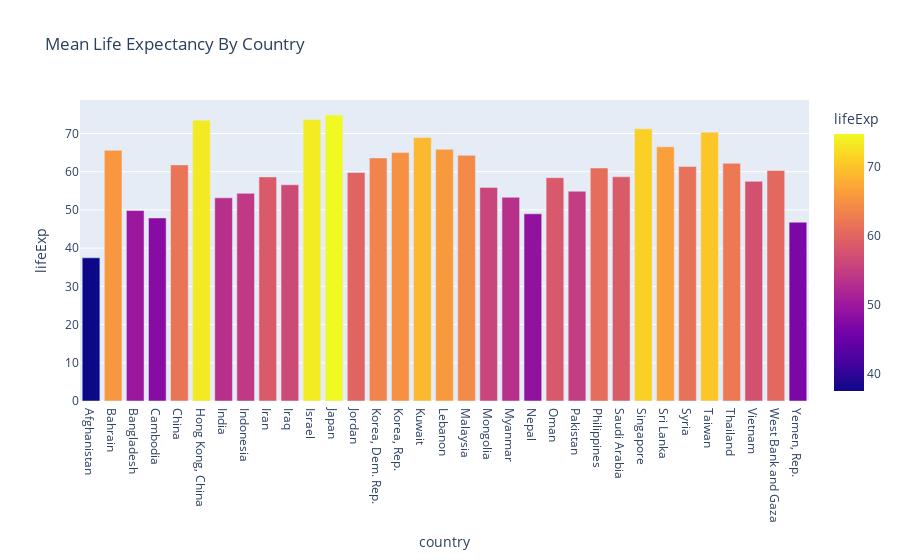

The notebook cell saved with this chart:
### Markdown cell above
### Asia

### Code cell
asia_life_expectancy = get_life_expectancy_mean_by_country(asia)
plot_and_show_life_expectancy_mean_by_country(asia_life_expectancy)

### Figure 1 — Plotly figure (JSON) as saved in the notebook; plotly's stock layout.template omitted (floating-point values rounded to 4 significant figures)
{"data": [{"alignmentgroup": "True", "hovertemplate": "country=%{x}<br>lifeExp=%{marker.color}<extra></extra>", "legendgroup": "", "marker": {"color": [37.48, 65.61, 49.83, 47.9, 61.79, 73.49, 53.17, 54.34, 58.64, 56.58, 73.65, 74.83, 59.79, 63.61, 65.0, 68.92, 65.87, 64.28, 55.89, 53.32, 48.99, 58.44, 54.88, 60.97, 58.68, 71.22, 66.53, 61.35, 70.34, 62.2, 57.48, 60.33, 46.78], "coloraxis": "coloraxis", "pattern": {"shape": ""}}, "name": "", "offsetgroup": "", "orientation": "v", "showlegend": false, "textposition": "auto", "type": "bar", "x": ["Afghanistan", "Bahrain", "Bangladesh", "Cambodia", "China", "Hong Kong, China", "India", "Indonesia", "Iran", "Iraq", "Israel", "Japan", "Jordan", "Korea, Dem. Rep.", "Korea, Rep.", "Kuwait", "Lebanon", "Malaysia", "Mongolia", "Myanmar", "Nepal", "Oman", "Pakistan", "Philippines", "Saudi Arabia", "Singapore", "Sri Lanka", "Syria", "Taiwan", "Thailand", "Vietnam", "West Bank and Gaza", "Yemen, Rep."], "xaxis": "x", "y": [37.48, 65.61, 49.83, 47.9, 61.79, 73.49, 53.17, 54.34, 58.64, 56.58, 73.65, 74.83, 59.79, 63.61, 65.0, 68.92, 65.87, 64.28, 55.89, 53.32, 48.99, 58.44, 54.88, 60.97, 58.68, 71.22, 66.53, 61.35, 70.34, 62.2, 57.48, 60.33, 46.78], "yaxis": "y"}], "layout": {"barmode": "relative", "coloraxis": {"colorbar": {"title": {"text": "lifeExp"}}, "colorscale": [[0, "#0d0887"], [0.1111, "#46039f"], [0.2222, "#7201a8"], [0.3333, "#9c179e"], [0.4444, "#bd3786"], [0.5556, "#d8576b"], [0.6667, "#ed7953"], [0.7778, "#fb9f3a"], [0.8889, "#fdca26"], [1, "#f0f921"]]}, "legend": {"tracegroupgap": 0}, "title": {"text": "Mean Life Expectancy By Country"}, "xaxis": {"anchor": "y", "domain": [0, 1], "title": {"text": "country"}}, "yaxis": {"anchor": "x", "domain": [0, 1], "title": {"text": "lifeExp"}}}}
